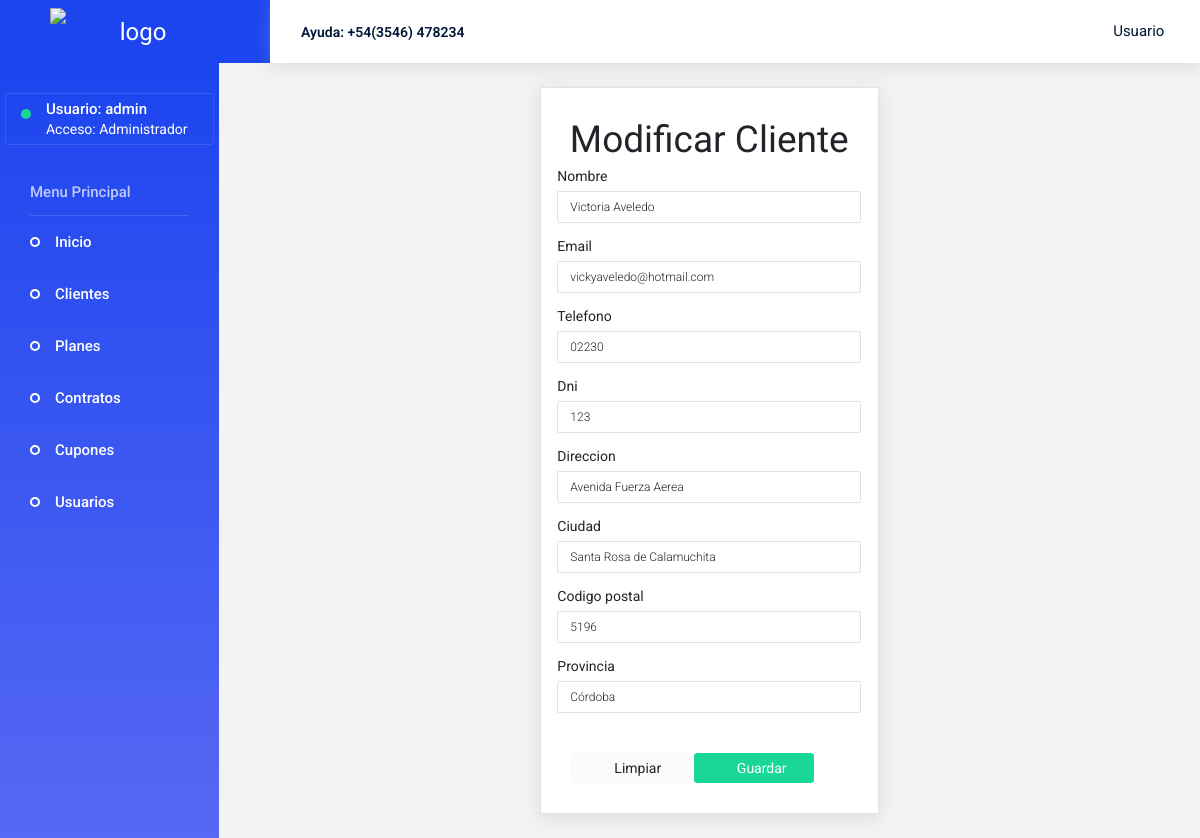
Page /modificar_cliente/10/ (signed in) on the earlier database version.
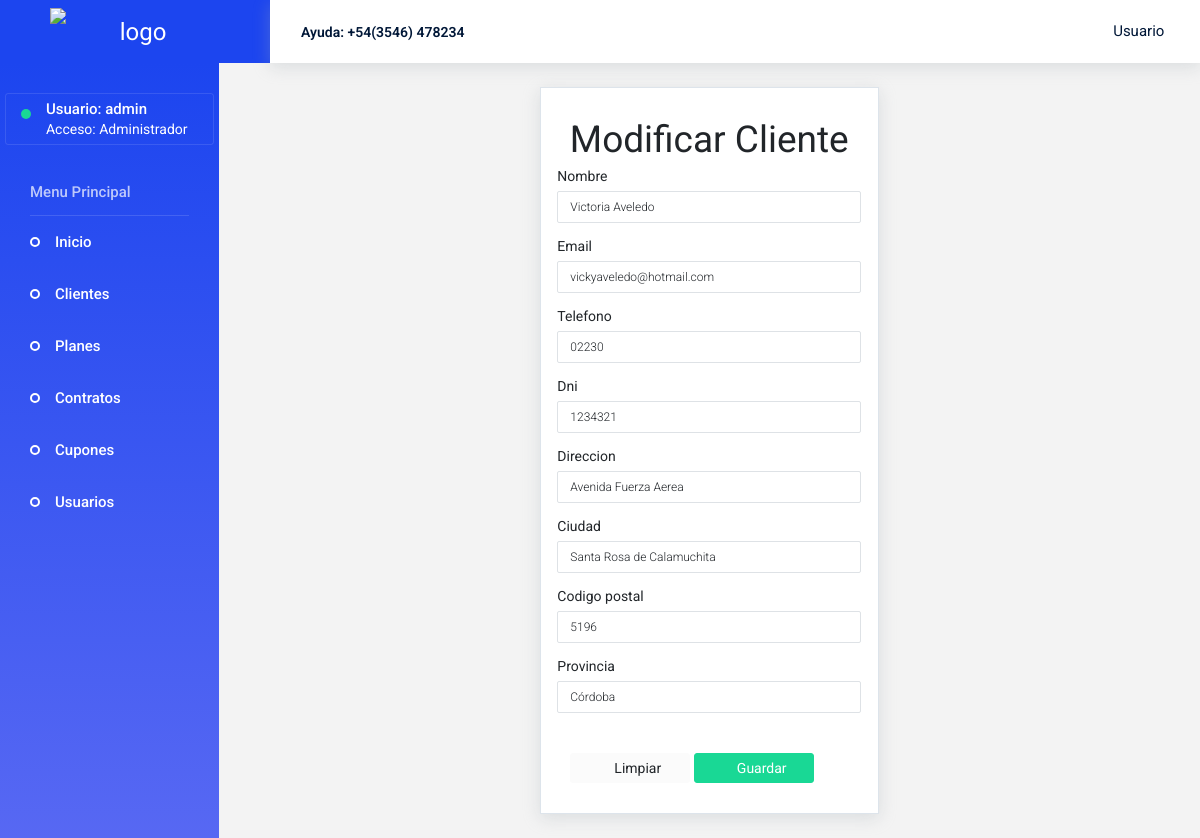
Same page on the later database version.
### core/models.py (models this page shows, shortened)
class Cliente(models.Model):
    nombre = models.CharField(max_length=80)
    email = models.EmailField(max_length=50, unique=True)
    telefono = models.CharField(max_length=20)
    dni = models.IntegerField(unique=True)
    direccion = models.CharField(max_length=50)
    ciudad = models.CharField(max_length=50)
    codigo_postal = models.IntegerField(validators=[MaxValueValidator(9999),MinValueValidator(1000)])
    provincia = models.CharField(max_length=50)

### core/views.py (the view, shortened to what this page needs)
# urls.py: path('modificar_cliente/<id>/', modificar_cliente, name="modificar_cliente"),
@login_required
def modificar_cliente(request, id):
    cliente = Cliente.objects.get(id=id)
    data = {
        'form':ClienteForm(instance=cliente)
    }
    guardo = False
    return render(request, 'core/modificar_cliente.html', data)

### core/templates/core/modificar_cliente.html (shortened to what this page needs)
{% extends 'core/base.html' %}
{% load static %}
{% block contenido %}
<div class="content-wrapper">
    <div class="generic-form">
    <div class="row">
        <div class="row flex-grow">
            <div class="col-12">
                <div class="card">
                    <div class="card-body">
                        <h1 id="titulo">Modificar Cliente</h1>
                            <form class="forms-sample" action="" method="POST">
                                <div class="form-group row">
                                    <label for="nombre">{{ form.nombre.label }}</label>
                                    {{ form.nombre }}
                                </div>
                                <div class="form-group row">
                                    <label for="email">{{ form.email.label }}</label>
                                    {{ form.email }}
                                </div>
                                <div class="form-group row">
                                    <label for="telefono">{{ form.telefono.label }}</label>
                                    {{ form.telefono }}
                                </div>
                                <div class="form-group row">
                                    <label for="dni">{{ form.dni.label }}</label>
                                    {{ form.dni }}
                                </div>
                                <div class="form-group row">
                                    <label for="direccion">{{ form.direccion.label }}</label>
                                    {{ form.direccion }}
                                </div>
                                <div class="form-group row">
                                    <label for="ciudad">{{ form.ciudad.label }}</label>
                                    {{ form.ciudad }}
                                </div>
                                <div class="form-group row">
                                    <label for="codigo_postal">{{ form.codigo_postal.label }}</label>
                                    {{ form.codigo_postal }}
                                </div>
                                <div class="form-group row">
                                    <label for="provincia">{{ form.provincia.label }}</label>
                                    {{ form.provincia }}
                                </div>
                                <br>
                                <button type="reset" class="btn btn-light btn-fw">
                                    <i class="mdi mdi-refresh"></i>Limpiar</button>
                                <button type="submit" class="btn btn-success btn-fw">
                                    <i class="mdi mdi-check"></i>Guardar</button>
                            </form>
                    </div>
                </div>
            </div>
        </div>
    </div>
    </div>
</div>
{% endblock %}

Differences in the rows shown:
changed Cliente "Victoria Aveledo": dni "123" → "1234321"
